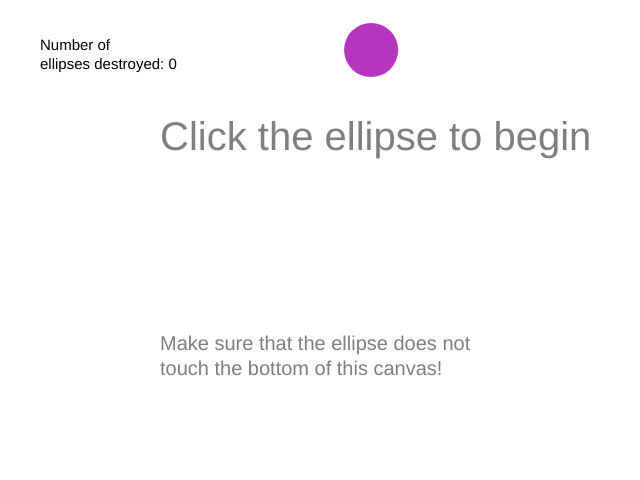
Frame 1 (no input)
Frame 60 (no input): identical to frame 1, image omitted
Frame 120 (the mouse pressed at the canvas centre since frame 60): identical to frame 1, image omitted

The p5.js sketch that drew this single still picture (run headless with seeded random() and noise() and a simulated clock; from frame 60 on, the mouse is pressed at the canvas centre):

// p5.js sketch
// ── sketch.js
/*In this code, the user will need to keep the ellipse from hitting the ground.
If the ellipse does touch the ground, the game is over.
Otherwise, the user continues to
*/
var level = 0; //Initializes level variable that is used when the ellipse descends. Initial value is set at 1 but will be increased via code in mousePressed function.
var color;
function setup(level) { // put setup code here
createCanvas(640, 480);
color = [random(255), random(255), random(255)];
y = 50 // initial y-coordinate for ellispe
x = random(250,600) // randomly generate x coodinate for ellipse from 250 to 600
dimensions = random(30,60) //randomly generates height and width of ellipse
noStroke(); //Ensures that no ellipse created has a stroke (otherwise each ellipse would have a black stroke)
}

function draw() { // put drawing code here
  if (level == 0){ // At the start - before an ellipse is clicked, the following lines of code within the if statement will be executed
      clear();
      fill(127)
      textSize(40)
      text('Click the ellipse to begin', 160, 150)
      textSize(20)
      text('Make sure that the ellipse does not \ntouch the bottom of this canvas!', 160, 350)
    } else {
      clear();
    }
// clear(); //clears any ellipse drawn before. Important as this code would otherwise leave the previous ellipse in the drawing when looping.
fill(color) //Makes color flicker because it continues to loop through randomly generated colors every time a new ellipse is created (which is done really quickly)
ellipse(x, y, dimensions, dimensions);
fill(0)
textSize(15)
text('Number of \nellipses destroyed: ' + String(level), 40, 50)
y = y + level; //makes ellipse travel down the canvas at a consistent rate.
  if (y > 500){//If ellipse reaches the bottom of the canvas, the code ends
  clear();
  textSize(32)
  fill(178, 34, 34) // Collors the text below in a brick red rgb sequence
  text('The game is over' + "\nYour total score is: " + String(level), 40, 50)
  if (level < 5){
    text("I won't lie - \nThat is not a good score!", 40, 130)
  } else if (level > 5 && level < 10) {
    text("That is not a bad score", 40, 130)
  } else if (level > 10 && level < 15) {
    text("You're beginning to look like an expert", 40, 130)
  } else {
    text("Wow! That is an amazing score!", 40, 130)
  }
  noloop(); //The setup and draw functions no longer run (no new ellipses are created)
}
}
function mousePressed(){ //Function that runs only when mouse is pressed
  var d = dist(mouseX, mouseY, x, y) //finds the distance between the mouse pressed coordinates and the coordinates of the ellipse at the time that the mouse is pressed.
  if (d < 100){ //If the distance (as described above) is miniscule the code below will run
    level = level + 1 //the level in which the ellipse will descend continously increases
    setup(level); //restarts function if the ellipse is pressed via the mouse and increases the level in which the ellipse will now descend

  }
  }
